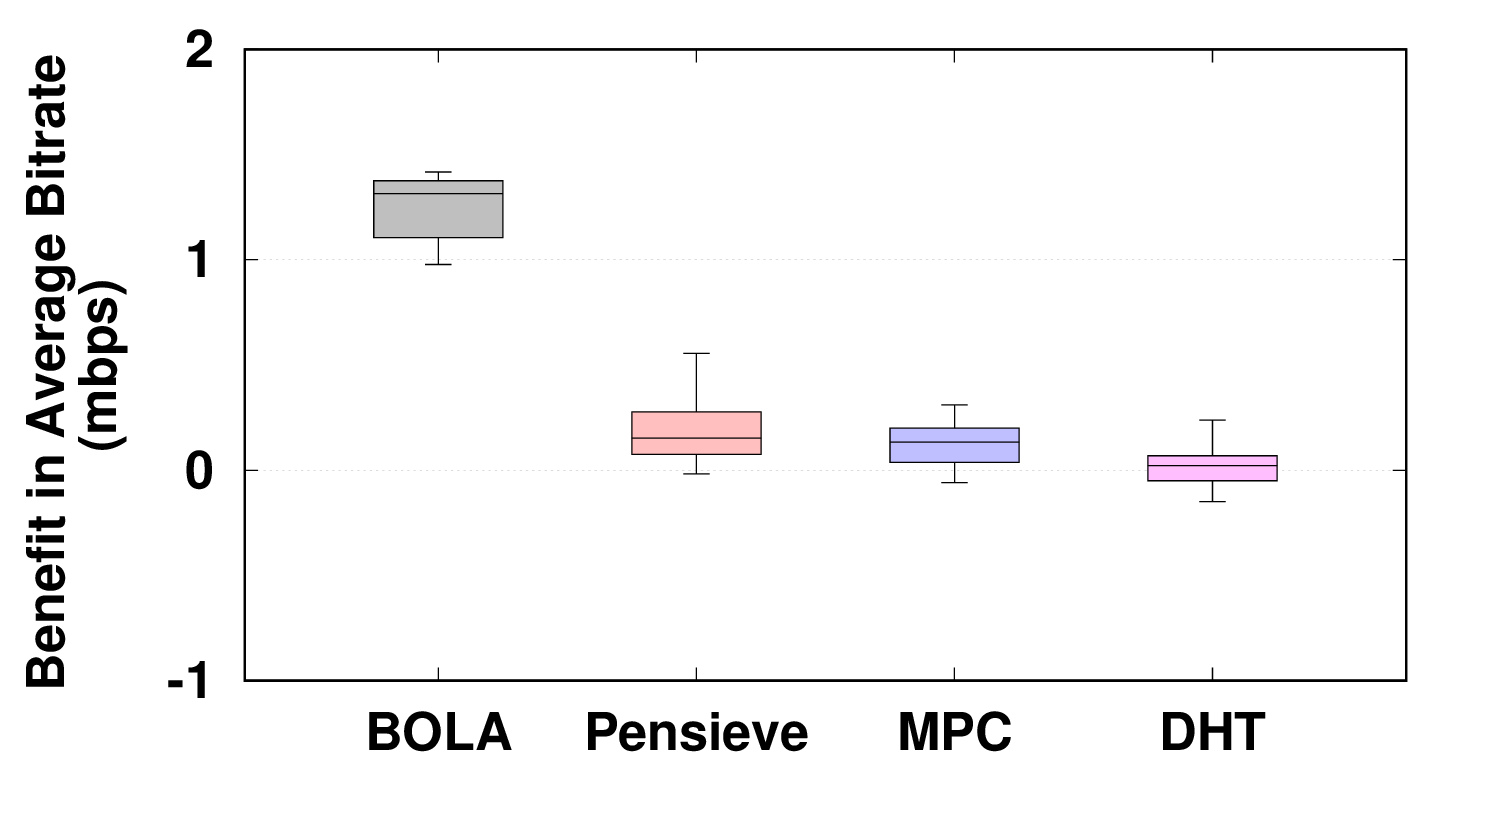

gnuplot code for this plot:
set terminal postscript eps enhanced color font 'Helvetica Bold,25'
set output "benefit_bitrate_box_1.eps"
set size 1, 0.8
set bmargin 3

set style fill solid 0.25 border -1
set style boxplot nooutliers
set style data boxplot

#set key top left samplen 2
set ylabel "Benefit in Average Bitrate \n(mbps)"
#set xlabel "Bitrate"

#set yrange [0:5]

set grid ytics lc rgb "gray"


colors = "black red blue magenta brown #800000"
files = "BOLA Penseiv RobustMPC DHTEnvironment"
legend = "BOLA Pensieve MPC DHT"

set ytics 1

set xtics()
set for [i=1:words(files)] xtics add (word(legend, i) i)

plot for [i=1:words(files)] './benefit/bitrate/'.word(files, i).'.dat' u (i):1 lc rgb word(colors, i) notitle
